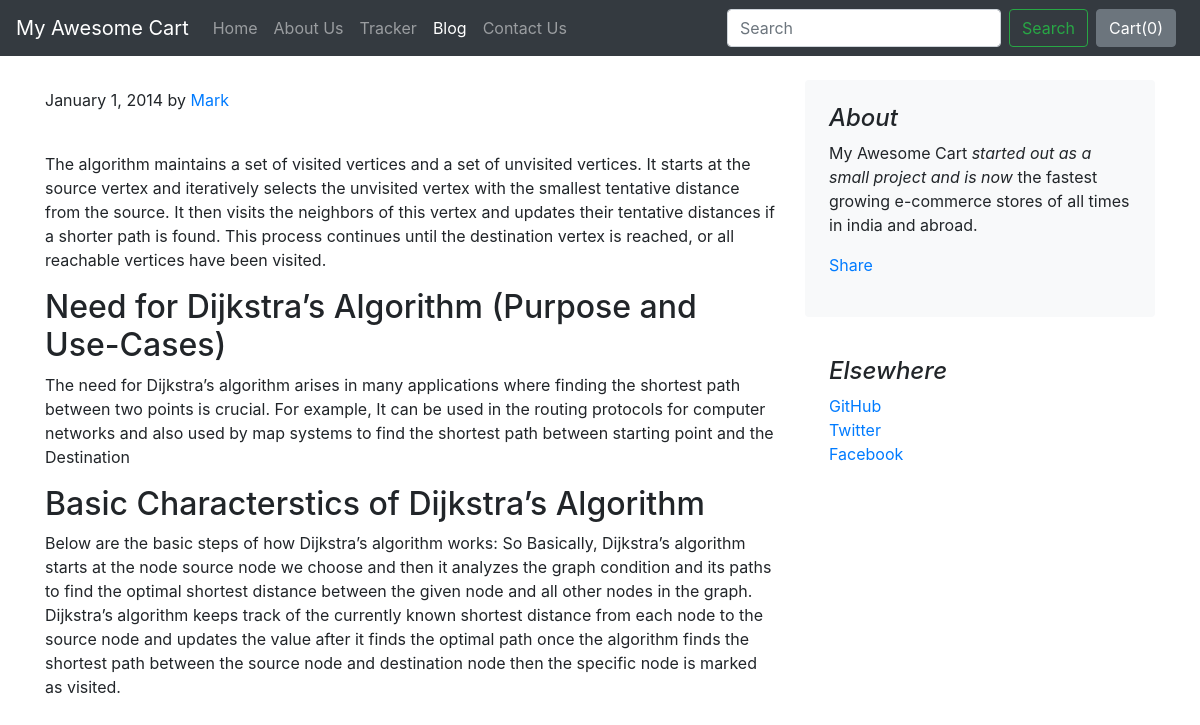
The page /blog/blogpost/1 on the database its author committed.
### blog/models.py (models this page shows)
class Blogpost(models.Model):
    post_id = models.AutoField(primary_key= True)
    tilte = models.CharField(max_length=50)
    head0 = models.CharField(max_length=500, default="")
    chead0 = models.CharField(max_length=5000, default="")
    head1 = models.CharField(max_length=500, default="")
    chead1 = models.CharField(max_length=5000, default="")
    head2 = models.CharField(max_length=500, default="")
    chead2 = models.CharField(max_length=5000, default="")
    pub_date = models.DateField()
    thumbnail = models.ImageField(upload_to='shop/images', default="")
    def __str__(self):
        return self.tilte

### blog/views.py (the view)
# urls.py: path("blogpost/<int:id>", views.blogpost, name="blogHome")
def blogpost(request, id):
    post = Blogpost.objects.filter(post_id = id)[0]
    print(post)
    return render(request, 'blog/blogpost.html',
                  {'post':post})

### blog/templates/blog/blogpost.html (shortened to what this page needs)
{% extends 'blog/basic.html' %}
{% block body %}
<div class="container">
    <div class="row mt-4">
        <div class="col-md-8 blog-main">
            <div class="blog-post">
                <p class="blog-post-meta">January 1, 2014 by <a href="#">Mark</a></p>
                <div class="fb-like" data-href="http://127.0.0.1:8000/blog/blogpost/{{post.post_id}}" data-layout="standard" data-action="like" data-size="large" data-show-faces="false" data-share="true"></div><br>
                <p>{{post.chead0}}</p>
                <h2>{{post.head1}}</h2>
                <p>{{post.chead1}}</p>
                <h2>{{post.head2}}</h2>
                <p>{{post.chead2}}</p>
            </div>
        </div>
        <aside class="col-md-4 blog-sidebar">
            <div class="p-4 mb-3 bg-light rounded">
                <h4 class="font-italic">About</h4>
                <p class="mb-0">My Awesome Cart <em>started out as a small project and is now</em> the fastest growing e-commerce stores of all times in india and abroad.</p>
                <div class="my-3 fb-share-button" data-href="http://127.0.0.1:8000/blog/blogpost/{{post.post_id}}" data-layout="button_count" data-size="large"><a target="_blank" href="https://www.facebook.com/sharer/sharer.php?u=http%3A%2F%2F127.0.0.1%3A8000%2Fblog%2Fblogpost%2F4&src=sdkpreparse" class="fb-xfbml-parse-ignore">Share</a></div>
            </div>
            <div class="p-4">
                <h4 class="font-italic">Elsewhere</h4>
                <ol class="list-unstyled">
                    <li><a href="#">GitHub</a></li>
                    <li><a href="#">Twitter</a></li>
                    <li><a href="#">Facebook</a></li>
                </ol>
            </div>
        </aside>
    </div>
</div>
{% endblock %}

### rows shown on the page
Blogpost: chead0 "The algorithm maintains a set of visited vertices and a set of unvisited vertices. It starts at the source vertex and iteratively selects the unvisited vertex with the smallest tentative distance from the source. It then visits the neighbors of this vertex and updates their tentative distances if a shorter path is found. This process continues until the destination vertex is reached, or all reachable vertices have been visited.", head1 "Need for Dijkstra’s Algorithm (Purpose and Use-Cases)", chead1 "The need for Dijkstra’s algorithm arises in many applications where finding the shortest path between two points is crucial. For example, It can be used in the routing protocols for computer networks and also used by map systems to find the shortest path between starting point and the Destination", head2 "Basic Characterstics of Dijkstra’s Algorithm", chead2 "Below are the basic steps of how Dijkstra’s algorithm works: So Basically, Dijkstra’s algorithm starts at the node source node we choose and then it analyzes the graph condition and its paths to find the optimal shortest distance between the given node and all other nodes in the graph. Dijkstra’s algorithm keeps track of the currently known shortest distance from each node to the source node and updates the value after it finds the optimal path once the algorithm finds the shortest path between the source node and destination node then the specific node is marked as visited."
